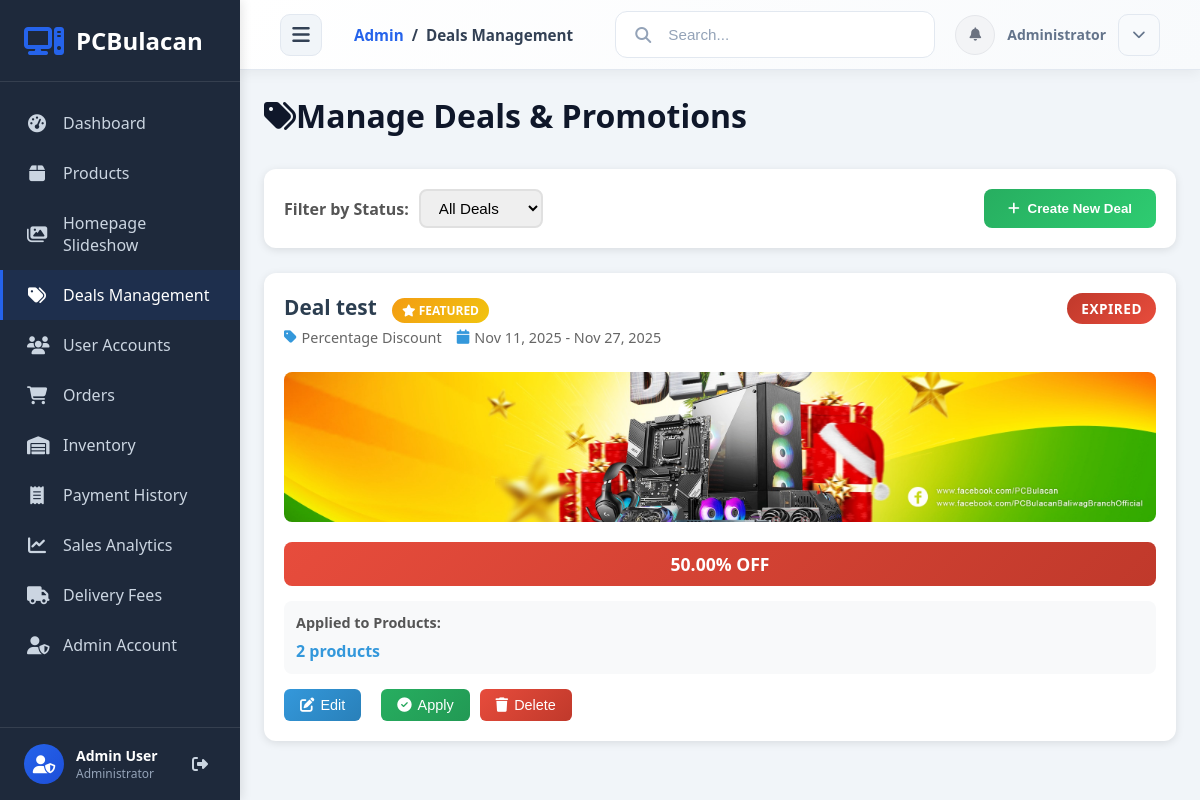
The app's page /dashboard/deals/ (signed in), older data.
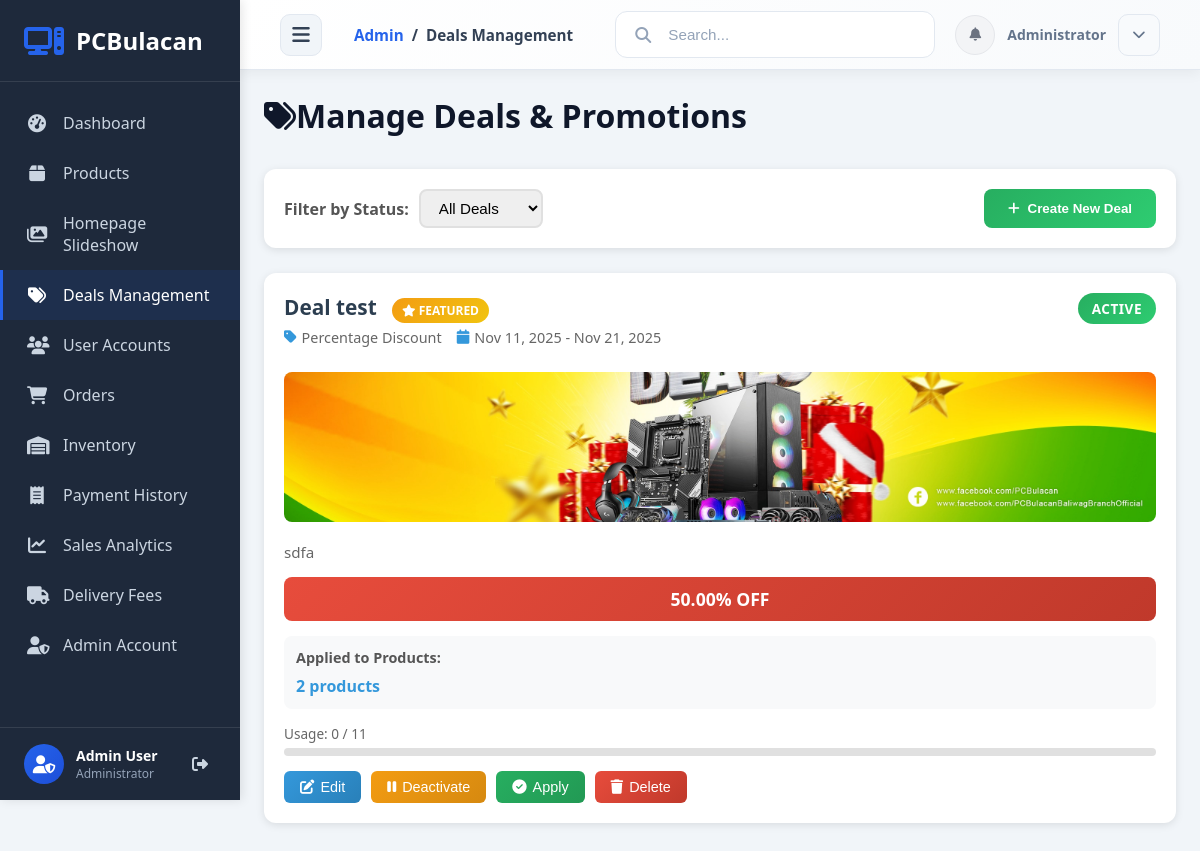
The same page, newer data.
### products/models.py (models this page shows, shortened)
class Deal(models.Model):
    DEAL_TYPE_CHOICES = [
        ('percentage', 'Percentage Discount'),
        ('fixed', 'Fixed Amount Discount'),
        ('bogo', 'Buy One Get One'),
        ('bundle', 'Bundle Deal'),
    ]
    STATUS_CHOICES = [
        ('draft', 'Draft'),
        ('active', 'Active'),
        ('scheduled', 'Scheduled'),
        ('expired', 'Expired'),
    ]
    title = models.CharField(max_length=200)
    description = models.TextField(blank=True)
    deal_type = models.CharField(max_length=20, choices=DEAL_TYPE_CHOICES, default='percentage')
    discount_percentage = models.DecimalField(max_digits=5, decimal_places=2, blank=True, null=True,
                                             help_text="Percentage discount (0-100)")
    discount_amount = models.DecimalField(max_digits=10, decimal_places=2, blank=True, null=True,
                                         help_text="Fixed amount discount")
    products = models.ManyToManyField(Product, related_name='deals', blank=True)
    start_date = models.DateTimeField()
    end_date = models.DateTimeField()
    is_featured = models.BooleanField(default=False, help_text="Show in featured deals section")
    status = models.CharField(max_length=20, choices=STATUS_CHOICES, default='draft')
    max_uses = models.PositiveIntegerField(blank=True, null=True, help_text="Maximum number of times this deal can be used")
    current_uses = models.PositiveIntegerField(default=0)
    banner_image = models.ImageField(upload_to='deals/', blank=True, null=True)
    badge_text = models.CharField(max_length=50, blank=True, help_text="Custom badge text (e.g., 'HOT DEAL')")
    created_at = models.DateTimeField(auto_now_add=True)
    updated_at = models.DateTimeField(auto_now=True)
    created_by = models.ForeignKey(settings.AUTH_USER_MODEL, on_delete=models.SET_NULL, null=True, related_name='created_deals')
    class Meta:
        ordering = ['-created_at']
        verbose_name = 'Deal'
        verbose_name_plural = 'Deals'
    def get_discount_display(self):
        if self.deal_type == 'percentage' and self.discount_percentage:
            return f"{self.discount_percentage}% OFF"
        elif self.deal_type == 'fixed' and self.discount_amount:
            return f"₱{self.discount_amount} OFF"
        elif self.deal_type == 'bogo':
            return "Buy 1 Get 1 FREE"
        elif self.deal_type == 'bundle':
            return "Bundle Deal"
        return "Special Offer"

### dashboard/views.py (the view)
# urls.py: path('deals/', views.manage_deals, name='manage_deals'),
@staff_member_required
def manage_deals(request):
    from products.models import Deal, Product
    from django.utils import timezone
    deals = Deal.objects.all().order_by('-created_at')
    now = timezone.now()
    for deal in deals:
        if deal.status == 'scheduled' and deal.start_date <= now:
            if deal.end_date >= now:
                deal.status = 'active'
                deal.save()
            else:
                deal.status = 'expired'
                deal.save()
        elif deal.status == 'active' and deal.end_date < now:
            deal.status = 'expired'
            deal.save()
    status_filter = request.GET.get('status')
    if status_filter:
        deals = deals.filter(status=status_filter)
    products = Product.objects.filter(is_active=True).order_by('name')
    context = {
        'deals': deals,
        'products': products,
        'status_filter': status_filter,
    }
    return render(request, 'dashboard/manage_deals_modal.html', context)

### accounts/models.py (called while the page is built)
    def get_full_name(self):
        full_name = f'{self.first_name} {self.last_name}'
        return full_name.strip()

### orders/context_processors.py (called while the page is built)
def cart_context(request):
    if request.user.is_authenticated:
        cart, created = Cart.objects.get_or_create(user=request.user)
        return {
            'cart': cart,
            'cart_count': cart.total_items
        }
    return {
        'cart': None,
        'cart_count': 0
    }

### orders/models.py (called while the page is built)
    @property
    def total_items(self):
        return sum(item.quantity for item in self.items.all())

### templates/dashboard/manage_deals_modal.html (shortened to what the changed rows need)
{% extends 'admin_base.html' %}
{% load static %}
{% block content %}
<div class="admin-content">
    <div class="dashboard-wrapper">
        <div class="dashboard-header-section" style="margin-bottom: 2rem;">
            <h1 class="dashboard-title"><i class="fas fa-tags me-2"></i>Manage Deals & Promotions</h1>
        </div>
    {% if deals %}
        <div class="row">
            {% for deal in deals %}
            <div class="col-lg-6 col-xl-4">
                <div class="deal-card">
                    <div class="deal-header">
                        <div>
                            <h3 class="deal-title">
                                {{ deal.title }}
                                {% if deal.is_featured %}
                                <span class="deal-badge">
                                    <i class="fas fa-star"></i> Featured
                                </span>
                                {% endif %}
                            </h3>
                            <div class="deal-meta">
                                <span class="deal-meta-item">
                                    <i class="fas fa-tag"></i>
                                    {{ deal.get_deal_type_display }}
                                </span>
                                <span class="deal-meta-item">
                                    <i class="fas fa-calendar"></i>
                                    {{ deal.start_date|date:"M d, Y" }} - {{ deal.end_date|date:"M d, Y" }}
                                </span>
                            </div>
                        </div>
                        <span class="status-badge {{ deal.status }}">
                            {{ deal.status }}
                        </span>
                    </div>
                    {% if deal.banner_image %}
                    <img src="{{ deal.banner_image.url }}" alt="{{ deal.title }}" class="deal-banner">
                    {% endif %}
                    {% if deal.description %}
                    <p style="color: #666; font-size: 0.95rem; margin-bottom: 15px;">{{ deal.description|truncatewords:20 }}</p>
                    {% endif %}
                    <div class="deal-discount">
                        {{ deal.get_discount_display }}
                    </div>
                    <div class="deal-products">
                        <div class="deal-products-title">Applied to Products:</div>
                        <span class="deal-products-count">{{ deal.products.count }} product{{ deal.products.count|pluralize }}</span>
                    </div>
                    {% if deal.max_uses %}
                    <div class="usage-progress">
                        <div class="usage-text">
                            Usage: {{ deal.current_uses }} / {{ deal.max_uses }}
                        </div>
                        <div class="progress">
                        </div>
                    </div>
                    {% endif %}
                    <div class="deal-actions" style="margin-top: 15px;">
                        <button type="button" class="btn-deal btn-deal-primary" onclick="openEditDealModal({{ deal.id }})">
                            <i class="fas fa-edit"></i>
                            Edit
                        </button>
                        <form method="POST" action="{% url 'dashboard:toggle_deal_status' deal.id %}" style="display: inline;" onsubmit="return confirm('Toggle deal status?');">
                            {% if deal.status == 'active' %}
                            <button type="submit" class="btn-deal btn-deal-warning">
                                <i class="fas fa-pause"></i>
                                Deactivate
                            </button>
                            {% elif deal.status == 'draft' %}
                            <button type="submit" class="btn-deal btn-deal-success">
                                <i class="fas fa-play"></i>
                                Activate
                            </button>
                            {% endif %}
                        </form>
                        <form method="POST" action="{% url 'dashboard:apply_deal' deal.id %}" style="display: inline;" onsubmit="return confirm('Apply this deal to all selected products?');">
                            <button type="submit" class="btn-deal btn-deal-success">
                                <i class="fas fa-check-circle"></i>
                                Apply
                            </button>
                        </form>
                        <form method="POST" action="{% url 'dashboard:delete_deal' deal.id %}" style="display: inline;" onsubmit="return confirm('Are you sure you want to delete this deal?');">
                            <button type="submit" class="btn-deal btn-deal-danger">
                                <i class="fas fa-trash"></i>
                                Delete
                            </button>
                        </form>
                    </div>
                </div>
            </div>
            {% endfor %}
        </div>
    {% endif %}
</div>
    </div>
</div>
{% endblock %}

Row changes from the older to the newer data that the page shows:
changed Deal "Deal test": end_date "Nov 27, 2025" → "Nov 21, 2025"; status "EXPIRED" → "ACTIVE"; description (not shown) → "sdfa"; current_uses (not shown) → "0"; max_uses (not shown) → "11"
